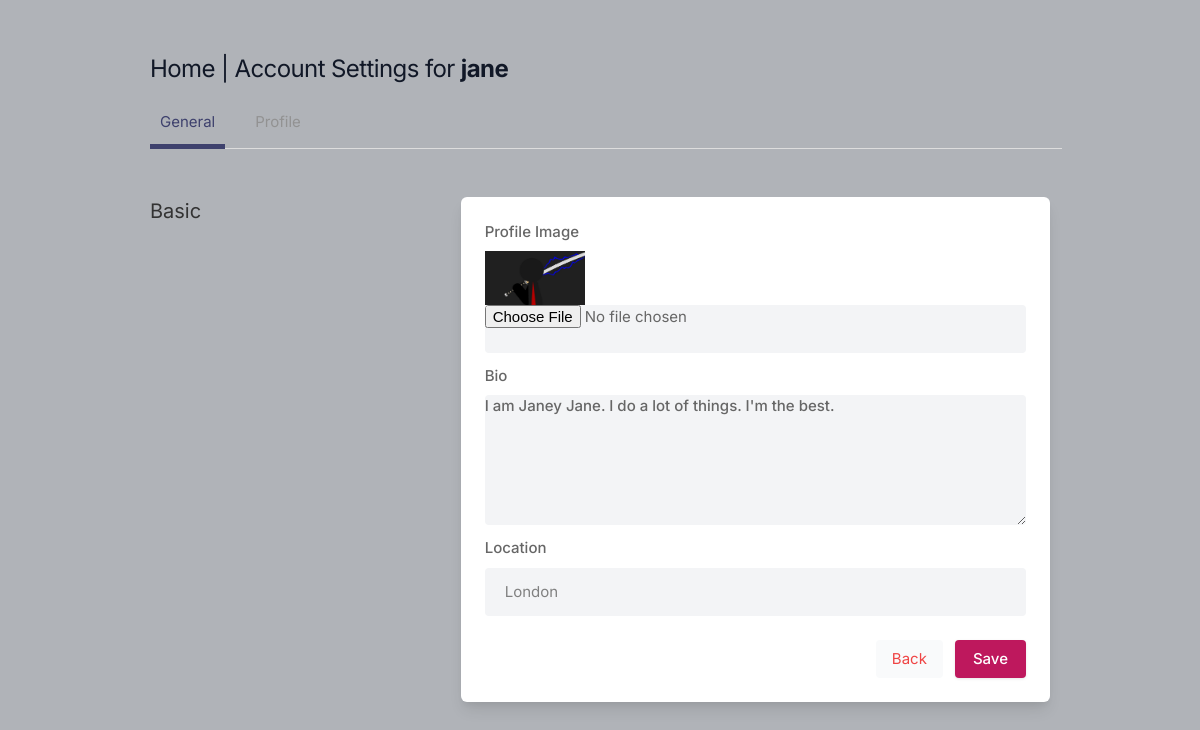
/settings (signed in), run on an earlier commit of the app's database.
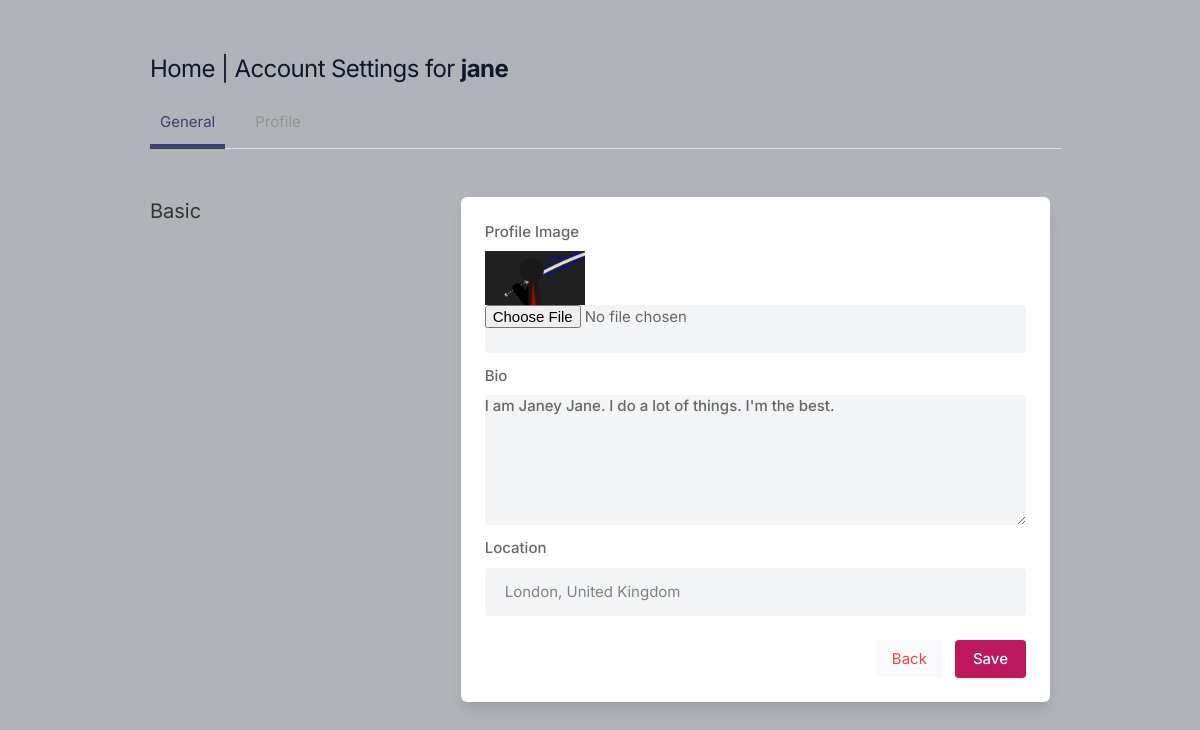
And on a later commit of the database.
### core/models.py (models this page shows, shortened)
class Profile(models.Model):
    user = models.ForeignKey(User, on_delete=models.CASCADE)
    id_user = models.IntegerField()
    bio = models.TextField(blank=True)
    profileimg = models.ImageField(upload_to='profile_images', default='blank-profile-picture.png')
    location = models.CharField(max_length=100, blank=True)

### core/views.py (the view, shortened to what this page needs)
# urls.py: path('settings', views.settings, name='settings'),
@login_required(login_url='login')
def settings(request):
    user_profile = Profile.objects.get(user=request.user)
    return render(request, 'settings.html', {'user_profile':user_profile})

### templates/settings.html (shortened to what this page needs)
{% load static %}
<!DOCTYPE html>
<html lang="en">
<head>
    <link rel="stylesheet" href="{% static 'assets/css/icons.css' %}">
    <link rel="stylesheet" href="{% static 'assets/css/uikit.css' %}">
    <link rel="stylesheet" href="{% static 'assets/css/style.css' %}">
    <link rel="stylesheet" href="{% static 'assets/css/tailwind.css' %}">
</head>
<body>
            <div class="container m-auto">
                <h1 class="text-2xl leading-none text-gray-900 tracking-tight mt-3"><a href="/">Home</a> | Account Settings for <b>{{user.username}}</b></h1>
                <ul class="mt-5 -mr-3 flex-nowrap lg:overflow-hidden overflow-x-scroll uk-tab">
                    <li class="uk-active"><a href="#general">General</a></li>
                    <li><a href="#">Profile</a></li>
                </ul>
                <div class="grid lg:grid-cols-3 mt-12 gap-8">
                    <div>
                        <h3 class="text-xl mb-2"> Basic</h3>
                    </div>
                    <div class="bg-white rounded-md lg:shadow-lg shadow col-span-2">
                        <form action="" method="POST" enctype="multipart/form-data">
                            <div class="grid grid-cols-2 gap-3 lg:p-6 p-4">
                               <div class="col-span-2">
                                   <label for="" name="location">Profile Image</label>
                                   <img width="100" height="100" src="{{user_profile.profileimg.url}}" alt="" srcset="" />
                                   <input title="t" name="image" type="file" placeholder="" class="shadow-none bg-gray-100">
                               </div>
                                <div class="col-span-2">
                                    <label for="about">Bio</label>
                                    <textarea id="about" name="bio" placeholder="Say something about yourself..." rows="3"  class="shadow-none bg-gray-100">{{ user_profile.bio }}</textarea>
                                </div>
                                <div class="col-span-2">
                                    <label for="location" name="location"> Location</label>
                                    <input type="text" name="location" value="{{user_profile.location}}" class="shadow-none bg-gray-100">
                                </div>
                           </div>
                           <div class="bg-gray-10 p-6 pt-0 flex justify-end space-x-3">
                               <button class="p-2 px-4 rounded bg-gray-50 text-red-500"> <a href="/">Back</a></button>
                               <button type="submit" class="button bg-blue-700"> Save </button>
                           </div>
                        </form>
                    </div>
                    <br>
                </div>
            </div>
</body>
</html>

### static/assets/css/style.css (style rules this page uses)
body { background-color: #B0B3B8!important; }
button { vertical-align: middle; }
span.button, button.button { background-color: #be185d; top: 0; color: #fff; position: relative; padding: 8px 18px; line-height: 22px; position: relative; font-weight: 500; font-size: 15px; display: inline-block; -webkit-transition: all 0.2s ease-in-out; transition: all 0.2s ease-in-out; cursor: pointer; overflow: hidden; border: none; border-radius: 4px; -webkit-box-shadow: 0 1px 3px rgba(0, 0, 0, 0.1); box-shadow: 0 1px 3px rgba(0, 0, 0, 0.1); }
input { height: 48px; line-height: 48px; padding: 0 20px; outline: none; font-size: 15px; color: #808080; max-width: 100%; width: 100%; -webkit-box-sizing: border-box; box-sizing: border-box; display: block; font-weight: 400; opacity: 1; border-radius: 4px; border: none; -webkit-box-shadow: 0 1px 4px 0px rgba(0, 0, 0, 0.12); box-shadow: 0 1px 4px 0px rgba(0, 0, 0, 0.12); }
input[type="text"], input[type="password"], input[type="email"], input[type="number"] { height: 48px; line-height: 48px; padding: 0 20px; outline: none; font-size: 15px; color: #808080; max-width: 100%; width: 100%; -webkit-box-sizing: border-box; box-sizing: border-box; display: block; font-weight: 400; opacity: 1; border-radius: 4px; border: none; -webkit-box-shadow: 0 1px 4px 0px rgba(0, 0, 0, 0.12); box-shadow: 0 1px 4px 0px rgba(0, 0, 0, 0.12); }
textarea { height: 48px; line-height: 48px; padding: 0 20px; outline: none; font-size: 15px; color: #808080; margin: 0 0 16px 0; max-width: 100%; width: 100%; -webkit-box-sizing: border-box; box-sizing: border-box; display: block; background-color: #fff; font-weight: 500; opacity: 1; border-radius: 4px; border: none; -webkit-box-shadow: 0 1px 4px 0px rgba(0, 0, 0, 0.12); box-shadow: 0 1px 4px 0px rgba(0, 0, 0, 0.12); }
input { -webkit-transition: all 0.1s ease-in-out; transition: all 0.1s ease-in-out; }
::placeholder { color: #808080; opacity: 1; }
textarea { height: auto; line-height: 27px; padding: 20px; min-height: 130px; -webkit-transition: none !important; transition: none !important; min-width: 100%; }
label, legend { display: block; font-weight: bold; font-size: 15px; font-weight: 500; margin-bottom: 8px; }
button { border: none; margin: 0; padding: 0; width: auto; overflow: visible; background: transparent; color: inherit; font: inherit; line-height: normal; cursor: pointer; }
a { color: #be185d; -webkit-transition: 0.3s; transition: 0.3s; outline: none !important; }
button { outline: none !important; }
img { max-width: 100%; }
body { color: #666; font-size: 15px; line-height: 27px; background-color: #f0f2f5; font-family: "Inter", sans-serif; text-transform: none; }
h1, h2, h3, h4, h5, h6 { font-family: "Inter", sans-serif; text-transform: none; }
input[type="text"], input[type="password"], input[type="email"] { font-family: "Inter", sans-serif; text-transform: none; }
textarea, select { font-family: "Inter", sans-serif; text-transform: none; }
button, body .pac-container { font-family: "Inter", sans-serif; text-transform: none; }
h1, h2, h3, h4, h5, h6 { color: #333; font-weight: 500; margin: 0; padding: 0; }
h1 { font-size: 32px; }
h3 { font-size: 22px; }
b, strong { font-weight: 700 !important; }
@media (min-width: 1024px) { .container { max-width: 900px !important; padding-top: 45px; } }
.shadow-none { -webkit-box-shadow: none !important; box-shadow: none !important; }

What changed in the data, as far as the page shows it:
changed Profile "I am Janey Jane. I do a lot of things. I'm the best.": location "London" → "London, United Kingdom"
